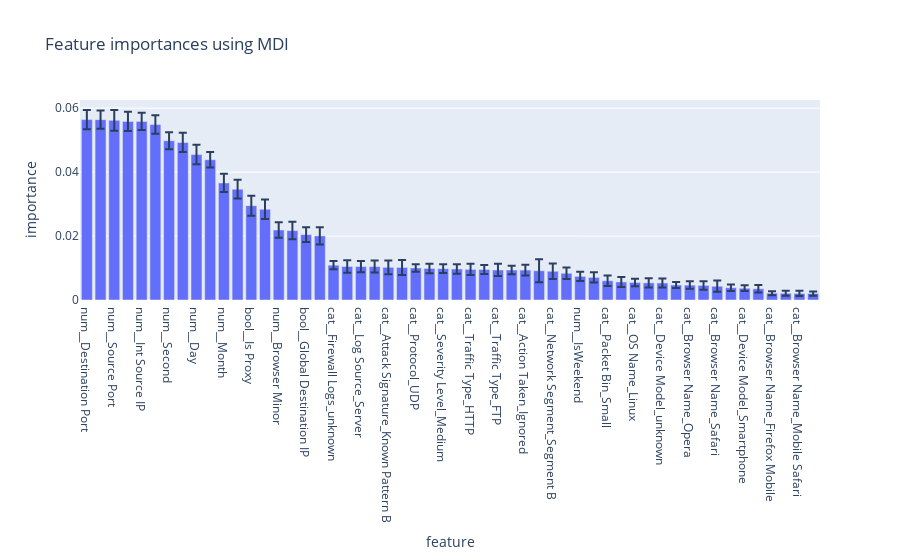

Notebook code for this chart:
### Markdown cell above
### Feature Importance

### Code cell
importances = first_model.named_steps['classifier'].feature_importances_
std = np.std([tree.feature_importances_ for tree in first_model.named_steps['classifier'].estimators_], axis=0)
feature_names = [f"{x}" for x in first_model.named_steps["preprocessor"].get_feature_names_out()]
forest_importances = pd.DataFrame({"feature": feature_names, "importance": importances, "std": std}).sort_values("importance", ascending=False)

fig = px.bar(forest_importances[forest_importances["importance"] > 0.002],x="feature",y="importance", error_y="std", title="Feature importances using MDI")
fig.show()

### Figure 1 — Plotly figure (JSON) as saved in the notebook; plotly's stock layout.template omitted (floating-point values rounded to 4 significant figures)
{"data": [{"error_y": {"array": [0.002987, 0.002885, 0.003228, 0.003008, 0.002686, 0.002902, 0.002661, 0.002997, 0.003035, 0.002396, 0.002875, 0.00293, 0.003121, 0.003049, 0.002399, 0.002743, 0.002332, 0.002689, 0.001273, 0.001957, 0.001774, 0.001881, 0.002163, 0.002343, 0.001161, 0.0015, 0.001363, 0.001499, 0.001736, 0.00142, 0.001924, 0.001352, 0.001686, 0.003572, 0.002402, 0.001769, 0.001455, 0.001621, 0.001617, 0.001572, 0.001175, 0.001438, 0.001425, 0.0009625, 0.001168, 0.001334, 0.001758, 0.001006, 0.000901, 0.001187, 0.0006253, 0.0007776, 0.0008172, 0.0006692]}, "hovertemplate": "feature=%{x}<br>importance=%{y}<extra></extra>", "legendgroup": "", "marker": {"color": "#636efa", "pattern": {"shape": ""}}, "name": "", "orientation": "v", "showlegend": false, "textposition": "auto", "type": "bar", "x": ["num__Destination Port", "num__Int Destination IP", "num__Source Port", "num__Anomaly Scores", "num__Int Source IP", "num__Packet Length", "num__Second", "num__Minute", "num__Day", "num__Hour", "num__Month", "num__Browser Version", "bool__Is Proxy", "num__DayOfWeek", "num__Browser Minor", "num__Year", "bool__Global Destination IP", "bool__Global Source IP", "cat__Firewall Logs_unknown", "cat__Malware Indicators_unknown", "cat__Log Source_Server", "cat__IDS/IPS Alerts_unknown", "cat__Attack Signature_Known Pattern B", "cat__Packet Type_Data", "cat__Protocol_UDP", "cat__Severity Level_Low", "cat__Severity Level_Medium", "cat__Action Taken_Logged", "cat__Traffic Type_HTTP", "cat__Protocol_TCP", "cat__Traffic Type_FTP", "cat__Network Segment_Segment C", "cat__Action Taken_Ignored", "cat__Alerts/Warnings_unknown", "cat__Network Segment_Segment B", "cat__Packet Bin_Medium", "num__IsWeekend", "cat__OS Name_Windows", "cat__Packet Bin_Small", "cat__Browser Name_IE", "cat__OS Name_Linux", "cat__Device Brand_unknown", "cat__Device Model_unknown", "cat__Browser Name_Firefox", "cat__Browser Name_Opera", "cat__OS Name_Mac OS X", "cat__Browser Name_Safari", "cat__Device Brand_Generic", "cat__Device Model_Smartphone", "cat__OS Name_iOS", "cat__Browser Name_Firefox Mobile", "cat__Device Model_iPod", "cat__Browser Name_Mobile Safari", "cat__Device Model_iPad"], "xaxis": "x", "y": [0.05642, 0.05641, 0.0562, 0.05586, 0.05586, 0.05487, 0.04981, 0.04928, 0.04548, 0.04386, 0.03662, 0.03467, 0.0295, 0.02837, 0.0219, 0.02171, 0.02046, 0.02005, 0.01089, 0.01049, 0.01046, 0.01044, 0.01023, 0.01019, 0.01003, 0.009874, 0.00979, 0.009707, 0.009577, 0.009554, 0.009392, 0.009388, 0.009365, 0.009158, 0.008994, 0.008361, 0.007393, 0.007072, 0.00602, 0.005654, 0.005488, 0.005366, 0.005324, 0.004704, 0.004659, 0.004569, 0.004308, 0.003844, 0.00368, 0.003519, 0.002126, 0.002096, 0.002064, 0.002028], "yaxis": "y"}], "layout": {"barmode": "relative", "legend": {"tracegroupgap": 0}, "title": {"text": "Feature importances using MDI"}, "xaxis": {"anchor": "y", "domain": [0, 1], "title": {"text": "feature"}}, "yaxis": {"anchor": "x", "domain": [0, 1], "title": {"text": "importance"}}}}
